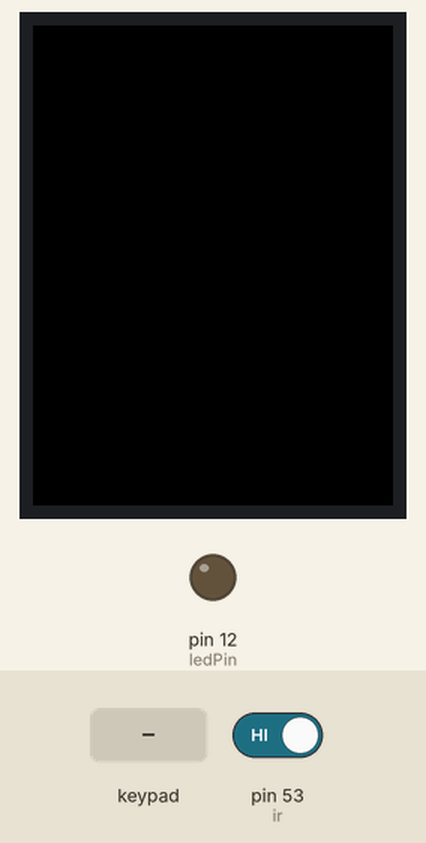
Recording of a sketch running on a simulated Arduino Mega 2560, built with avr-gcc and run on an emulated ATmega2560. On the bench: 240×320 colour display, output pins drawn as LEDs (lit = HIGH). Inputs (shaded band) come from the test bench; at power-on: pin 53 (ir) HIGH. Pins used as bus, display or sensor lines are not drawn; what the sketch prints to the serial monitor is not drawn.

Above: at 2.4 s.
2.5 s: pin 53 (ir) driven LOW
At 3.1 s:
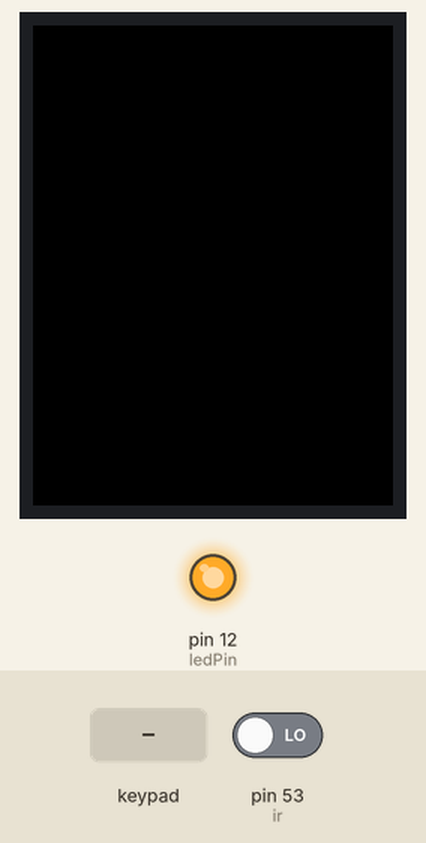
4.1 s: key '0' pressed
At 4.7 s:
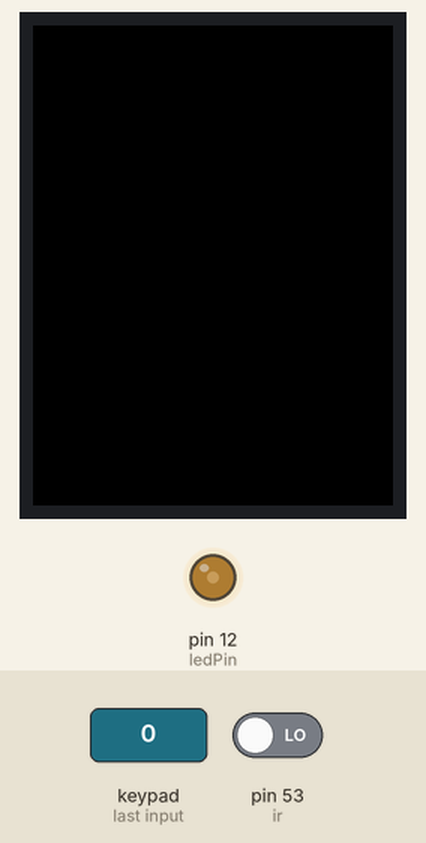
5.7 s: keypad keys 1 2 pressed 0.4 s apart
At 6.05 s:
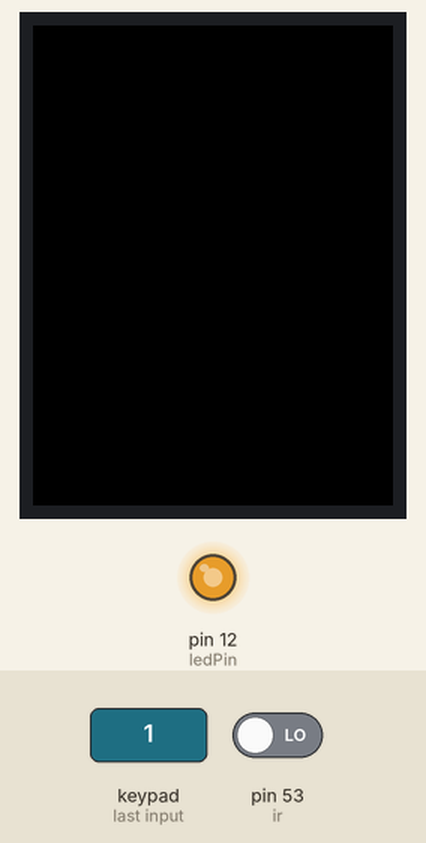
Timing chart, 0 to 8.7 s (numbered marks = the images above; inputs shaded):
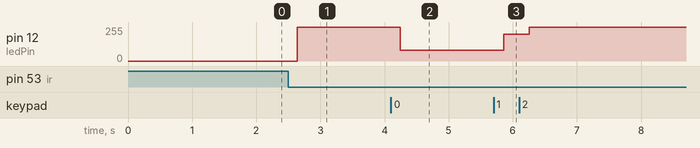

Measured:
- after the input at 2.5 s, pin 12 (ledPin): 0/255 → 255/255 after 0.14 s
- after the input at 4.1 s, pin 12 (ledPin): 255/255 → 80/255 after 0.15 s
- after the input at 5.7 s, pin 12 (ledPin): 80/255 → 200/255 after 0.15 s, → 255/255 0.40 s later

The sketch:

clock4.ino
```cpp
//#include <SPFD5408_Adafruit_TFTLCD.h>
#include <Adafruit_GFX.h>    // Core graphics library
#include <Adafruit_TFTLCD.h>
#include <TouchScreen.h>

#include <DS3231.h>

#include <Wire.h>
#include "Adafruit_MPR121.h"

#ifndef _BV
#define _BV(bit) (1 << (bit))
#endif

// Init the DS3231 using the hardware interface
DS3231  rtc(SDA, SCL);

Adafruit_MPR121 cap = Adafruit_MPR121();

uint16_t lasttouched = 0;
uint16_t currtouched = 0;

bool isLedOn = false, firstIn = true, waiting = false, waiting2 = false;
unsigned long trigger_time, trigger_time2;
int pir = 49, ir = 53;
bool isClockOn = false;
unsigned long clockTimer, clockOnDuration = 120000;
int ledBrightness = 255;
int ledPin = 12, lcd_power = 51, lcd_status = 0;

#define LCD_CS A3
#define LCD_CD A2
#define LCD_WR A1
#define LCD_RD A0
#define LCD_RESET A4

#define XP 9
#define YP A2
#define XM A3
#define YM 8

#define TS_MINX 100
#define TS_MINY 140
#define TS_MAXX 950
#define TS_MAXY 890

// Agar warna mudah dimengerti (Human Readable color):
#define TFT_BLACK   0x0000
#define TFT_BLUE    0x001F
#define TFT_RED     0xF800
#define TFT_GREEN   0x07E0
#define TFT_CYAN    0x07FF
#define TFT_MAGENTA 0xF81F
#define TFT_YELLOW  0xFFE0
#define TFT_WHITE   0xFFFF
#define TFT_GREY    0x5AEB

Adafruit_TFTLCD tft(LCD_CS, LCD_CD, LCD_WR, LCD_RD, LCD_RESET);

TouchScreen ts = TouchScreen(XP, YP, XM, YM, 300);

float sx = 0, sy = 1, mx = 1, my = 0, hx = -1, hy = 0;
float sdeg = 0, mdeg = 0, hdeg = 0;
uint16_t osx = 120, osy = 120, omx = 120, omy = 120, ohx = 120, ohy = 120;
int16_t x0 = 0, x1 = 0, yy0 = 0, yy1 = 0, x00 = 0, yy00 = 0;
uint32_t targetTime = 0, timer = 0;

uint16_t xpos;
uint8_t conv2d(const char* p) {
  uint8_t v = 0;
  if ('0' <= *p && *p <= '9')
    v = *p - '0';
  return 10 * v + *++p - '0';
}
uint8_t hh = 0, mm = 42, ss = 0;
boolean initial = 1;
char d;

void setup(void) {
   Serial.begin(9600);
    if (!cap.begin(0x5A)) {
    Serial.println("MPR121 not found, check wiring?");
    while (1);
  }
  Serial.println("MPR121 found!");
  pinMode(ir, INPUT);
  pinMode(ledPin, OUTPUT);
  pinMode(pir, INPUT);
  pinMode(lcd_power, OUTPUT);

  digitalWrite(lcd_power, HIGH);
  delay(1000);
  tft.reset();
  tft.begin(0x9341);
  tft.setRotation(2);
  tft.fillScreen(TFT_BLACK);// background color
}

void loop() {
   touchLogic();


  LEDStripLogic();
}

String getValue(String data, char separator, int index)
{
    int found = 0;
    int strIndex[] = { 0, -1 };
    int maxIndex = data.length() - 1;

    for (int i = 0; i <= maxIndex && found <= index; i++) {
        if (data.charAt(i) == separator || i == maxIndex) {
            found++;
            strIndex[0] = strIndex[1] + 1;
            strIndex[1] = (i == maxIndex) ? i+1 : i;
        }
    }
    return found > index ? data.substring(strIndex[0], strIndex[1]) : "";
}

void LEDStripLogic()
{
 // Serial.println("hello world");
  if(waiting)
  {
    if(millis() - trigger_time >= 20)
    {
      waiting = false;
      if(firstIn)
      {
        isLedOn = !isLedOn;
        firstIn = false;
      }
    }
  }
  else
  {
     if(digitalRead(ir) == 0)
    {
      trigger_time = millis();
      waiting = true;
    }
  }

  if(waiting2)
  {
    if(millis() - trigger_time2 >= 20)
    {
      waiting2 = false;
      firstIn = true;
    }
  }
  else
  {
     if(digitalRead(ir) == 1)
    {
      trigger_time2 = millis();
      waiting2 = true;
    }
  }

  if(isLedOn)
  {
    analogWrite(ledPin, ledBrightness);
  }
  else
  {
    analogWrite(ledPin, 0);
  }
}

void clockLogic()
{
  tft.setCursor(xpos-60, 50);
  tft.setTextSize(2);
  tft.setTextColor(TFT_WHITE);
  tft.print(rtc.getDateStr());

  if (targetTime < millis()) {
    targetTime = millis() + 1000;
    ss++;
    if (ss == 60) {
      ss = 0;
      mm++;
      if (mm > 59) {
        mm = 0;
        hh++;
        if (hh > 23) {
          hh = 0;
        }
      }
    }

    sdeg = ss * 6;                     // 0-59 -> 0-354
    mdeg = mm * 6 + sdeg * 0.01666667; // 0-59 -> 0-360 - includes seconds, but these increments are not used
    hdeg = hh * 30 + mdeg * 0.0833333; // 0-11 -> 0-360 - includes minutes and seconds, but these increments are not used
    hx = cos((hdeg - 90) * 0.0174532925);
    hy = sin((hdeg - 90) * 0.0174532925);
    mx = cos((mdeg - 90) * 0.0174532925);
    my = sin((mdeg - 90) * 0.0174532925);
    sx = cos((sdeg - 90) * 0.0174532925);
    sy = sin((sdeg - 90) * 0.0174532925);

    if (ss == 0 || initial) {
      timer = millis();
      initial = 0;
      // Erase hour and minute hand positions every minute
   //   tft.drawLine(ohx, ohy, xpos, tft.height()/2, TFT_BLACK);
      tft.drawTriangle(ohx, ohy, xpos - 5, tft.height()/2 - 5, xpos + 5, tft.height()/2 + 5, TFT_BLACK);
      ohx = hx * 72 + xpos + 1;
      ohy = hy * 72 + tft.height()/2;
   //   tft.drawLine(omx, omy, xpos, tft.height()/2, TFT_BLACK);
      tft.drawTriangle(omx, omy, xpos - 5, tft.height()/2 - 5, xpos + 5, tft.height()/2 + 5, TFT_BLACK);
      omx = mx * 94 + xpos;
      omy = my * 94 + tft.height()/2;


    }

    // Redraw new hand positions, hour and minute hands not erased here to avoid flicker
    tft.drawLine(osx, osy, xpos, tft.height()/2, TFT_BLACK);
    osx = sx * 100 + xpos + 1;
    osy = sy * 100 + tft.height()/2;
    tft.drawLine(osx, osy, xpos, tft.height()/2, TFT_WHITE);
   // tft.fillTriangle(xpos, tft.height()/2, osx - 5, osy - 5, osx + 5, osy + 5, TFT_WHITE);
  //  tft.drawLine(ohx, ohy, xpos, tft.height()/2, TFT_WHITE);
    tft.drawTriangle(ohx, ohy, xpos - 5, tft.height()/2 - 5, xpos + 5, tft.height()/2 + 5, TFT_WHITE);
// tft.drawLine(omx, omy, xpos, tft.height()/2, TFT_WHITE);
    tft.drawTriangle(omx, omy, xpos - 5, tft.height()/2 - 5, xpos + 5, tft.height()/2 + 5, TFT_WHITE);
    //tft.drawLine(osx, osy, xpos, tft.height()/2, TFT_WHITE);
    tft.fillCircle(xpos, tft.height()/2, 5, TFT_WHITE);


  }
}

void touchLogic()
{
  /*
  TSPoint p = ts.getPoint();  //Get touch point
  //This is important, because the libraries are sharing pins
  pinMode(XM, OUTPUT);
  pinMode(YP, OUTPUT);

  if(p.z > ts.pressureThreshhold)
  {
    p.x = map(p.x, TS_MINX, TS_MAXX, 0, 480);
    p.y = map(p.y, TS_MAXY, TS_MINY, 0, 320);
    if(p.x>tft.height()-100 && p.x<tft.height()-5 && p.y>0 && p.y<tft.width()/3 - 10)
    {
      ledBrightness = 80;
    }

    if(p.x>tft.height()-100 && p.x<tft.height()-5 && p.y>tft.width()/3 && p.y< 2*tft.width()/3 - 10)
    {
      ledBrightness = 200;
    }

    if(p.x>tft.height()-100 && p.x<tft.height()-5 && p.y>2*tft.width()/3 && p.y< tft.width())
    {
      ledBrightness = 255;
    }
  }
  */
   currtouched = cap.touched();

  for (uint8_t i=0; i<12; i++) {
    // it if *is* touched and *wasnt* touched before, alert!
    if ((currtouched & _BV(i)) && !(lasttouched & _BV(i)) ) {
      if(i == 0)
      {
        ledBrightness = 80;
      }
      else if(i == 1)
      {
        ledBrightness = 200;
      }
      else if(i == 2)
      {
        ledBrightness = 255;
      }
    }
  }

  // reset our state
  lasttouched = currtouched;
  delay(100);
}

void initializeClock()
{
  tft.reset();
  tft.begin(0x9341);
  tft.setRotation(2);
  tft.setTextColor(TFT_WHITE);// text color
  tft.fillScreen(TFT_BLACK);// background color

//  tft.drawLine(0,tft.height()-5, tft.width()/3 - 10, tft.height()-5, TFT_WHITE);
 // tft.drawLine(tft.width()/3,tft.height()-5, 2 * tft.width()/3 - 10, tft.height()-5, TFT_WHITE);
 // tft.drawLine(2*tft.width()/3,tft.height()-5, tft.width(), tft.height()-5, TFT_WHITE);

  xpos = tft.width() / 2;

  for (int i = 0; i < 360; i += 30) {
    sx = cos((i - 90) * 0.0174532925);
    sy = sin((i - 90) * 0.0174532925);
    x0 = sx * 144 + xpos;
    yy0 = sy * 144 + tft.height()/2;
    x1 = sx * 130 + xpos;
    yy1 = sy * 130 + tft.height()/2;

    tft.setCursor(x0-5, yy0);
    tft.setTextSize(3);

    switch(i)
    {
      case 0:
        tft.print("12");
        break;
      case 30:
        tft.print("1");
        break;
      case 60:
        tft.print("2");
        break;
      case 90:
        tft.print("3");
        break;
      case 120:
        tft.print("4");
        break;
        case 150:
        tft.print("5");
        break;
      case 180:
        tft.print("6");
        break;
      case 210:
        tft.print("7");
        break;
      case 240:
        tft.print("8");
        break;
      case 270:
        tft.print("9");
        break;
       case 300:
        tft.print("10");
        break;
      case 330:
        tft.print("11");
        break;
    }

    //tft.drawLine(x0, yy0, x1, yy1, TFT_WHITE);
  }

  for (int i = 0; i < 360; i += 6) {
    sx = cos((i - 90) * 0.0174532925);
    sy = sin((i - 90) * 0.0174532925);
    x0 = sx * 102 + xpos;
    yy0 = sy * 102 + 120;
    x00 = sx * 92 + xpos;
    yy00 = sy * 92 + 120;
  }

  targetTime = millis() + 1000;

  // Initialize the rtc object
  rtc.begin();
  String hours = getValue(rtc.getTimeStr(), ':', 0);
  hh  = atoi(hours.c_str ());
  String minutes = getValue(rtc.getTimeStr(), ':', 1);
  mm  = atoi(minutes.c_str ());
  String seconds = getValue(rtc.getTimeStr(), ':', 2);
  ss  = atoi(seconds.c_str ());

}
```
